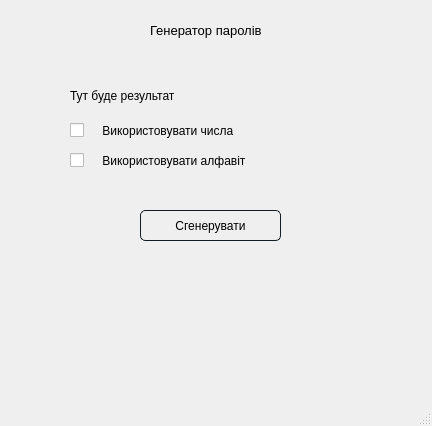
<?xml version="1.0" encoding="UTF-8"?>
<ui version="4.0">
 <class>MainWindow</class>
 <widget class="QMainWindow" name="MainWindow">
  <property name="geometry">
   <rect>
    <x>0</x>
    <y>0</y>
    <width>432</width>
    <height>426</height>
   </rect>
  </property>
  <property name="font">
   <font>
    <weight>50</weight>
    <bold>false</bold>
   </font>
  </property>
  <property name="cursor">
   <cursorShape>CrossCursor</cursorShape>
  </property>
  <property name="windowTitle">
   <string>MainWindow</string>
  </property>
  <widget class="QWidget" name="centralwidget">
   <widget class="QLabel" name="label">
    <property name="geometry">
     <rect>
      <x>150</x>
      <y>0</y>
      <width>131</width>
      <height>61</height>
     </rect>
    </property>
    <property name="font">
     <font>
      <pointsize>10</pointsize>
     </font>
    </property>
    <property name="text">
     <string>Генератор паролів</string>
    </property>
   </widget>
   <widget class="QLabel" name="label_2">
    <property name="geometry">
     <rect>
      <x>70</x>
      <y>80</y>
      <width>131</width>
      <height>31</height>
     </rect>
    </property>
    <property name="font">
     <font>
      <weight>50</weight>
      <bold>false</bold>
     </font>
    </property>
    <property name="text">
     <string>Тут буде результат</string>
    </property>
   </widget>
   <widget class="QCheckBox" name="cb_numbers">
    <property name="geometry">
     <rect>
      <x>70</x>
      <y>120</y>
      <width>181</width>
      <height>21</height>
     </rect>
    </property>
    <property name="text">
     <string>    Використовувати числа</string>
    </property>
   </widget>
   <widget class="QCheckBox" name="cb_alfabet">
    <property name="geometry">
     <rect>
      <x>70</x>
      <y>150</y>
      <width>181</width>
      <height>21</height>
     </rect>
    </property>
    <property name="text">
     <string>    Використовувати алфавіт</string>
    </property>
   </widget>
   <widget class="QPushButton" name="btn_generator">
    <property name="geometry">
     <rect>
      <x>140</x>
      <y>210</y>
      <width>141</width>
      <height>31</height>
     </rect>
    </property>
    <property name="cursor">
     <cursorShape>CrossCursor</cursorShape>
    </property>
    <property name="styleSheet">
     <string notr="true">border-radius: 5px;
background: #fffff;
border: 1px solid #141c21
</string>
    </property>
    <property name="text">
     <string>Сгенерувати</string>
    </property>
    <property name="autoDefault">
     <bool>false</bool>
    </property>
   </widget>
  </widget>
  <widget class="QMenuBar" name="menubar">
   <property name="geometry">
    <rect>
     <x>0</x>
     <y>0</y>
     <width>432</width>
     <height>21</height>
    </rect>
   </property>
  </widget>
  <widget class="QStatusBar" name="statusbar"/>
 </widget>
 <resources/>
 <connections/>
</ui>
